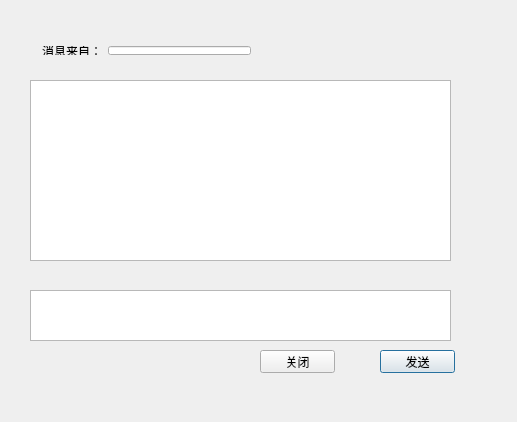
<?xml version="1.0" encoding="UTF-8"?>
<ui version="4.0">
 <class>ServerDialog</class>
 <widget class="QDialog" name="ServerDialog">
  <property name="geometry">
   <rect>
    <x>0</x>
    <y>0</y>
    <width>517</width>
    <height>422</height>
   </rect>
  </property>
  <property name="windowTitle">
   <string>ServerDialog</string>
  </property>
  <widget class="QTextEdit" name="conversation">
   <property name="geometry">
    <rect>
     <x>30</x>
     <y>80</y>
     <width>421</width>
     <height>181</height>
    </rect>
   </property>
  </widget>
  <widget class="QTextEdit" name="view">
   <property name="geometry">
    <rect>
     <x>30</x>
     <y>290</y>
     <width>421</width>
     <height>51</height>
    </rect>
   </property>
  </widget>
  <widget class="QPushButton" name="sendButton">
   <property name="geometry">
    <rect>
     <x>380</x>
     <y>350</y>
     <width>75</width>
     <height>23</height>
    </rect>
   </property>
   <property name="text">
    <string>发送</string>
   </property>
  </widget>
  <widget class="QWidget" name="layoutWidget">
   <property name="geometry">
    <rect>
     <x>31</x>
     <y>35</y>
     <width>231</width>
     <height>31</height>
    </rect>
   </property>
   <layout class="QGridLayout" name="gridLayout">
    <item row="0" column="0">
     <widget class="QLabel" name="ipLabel">
      <property name="text">
       <string>消息来自：</string>
      </property>
     </widget>
    </item>
    <item row="0" column="1">
     <widget class="QLineEdit" name="ipLine"/>
    </item>
   </layout>
  </widget>
  <widget class="QPushButton" name="pushButton">
   <property name="geometry">
    <rect>
     <x>260</x>
     <y>350</y>
     <width>75</width>
     <height>23</height>
    </rect>
   </property>
   <property name="text">
    <string>关闭</string>
   </property>
  </widget>
 </widget>
 <layoutdefault spacing="6" margin="11"/>
 <resources/>
 <connections/>
</ui>
